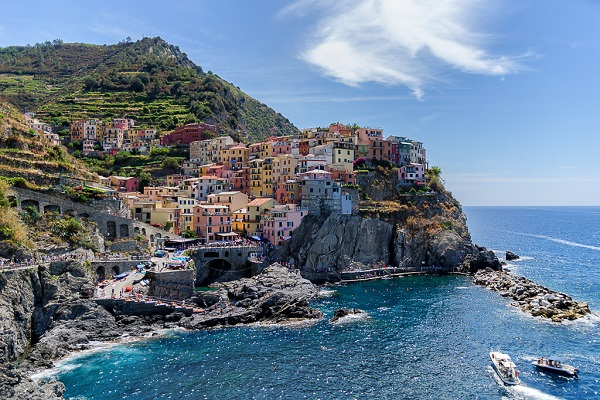
#> input picture img_5terre.jpg, 600 x 400 px
$ python image_resizing.py
#> lines starting #> are read from the running program, lines starting #| are printed output that depends on the picture
import cv2
import numpy as np
import matplotlib.pyplot as plt
image=cv2.imread('img_5terre.jpg')
#> image is the input picture: shape (400, 600, 3); mean B, G, R 142.3, 123.3, 103.5
image_rgb=cv2.cvtColor(image,cv2.COLOR_BGR2RGB)
scale_factor_1=3.0
scale_factor_2=1/3.0;
height,width=image_rgb.shape[:2]
#> height = 400; width = 600
new_height=int(height*scale_factor_1)
#> new_height = 1200
new_width=int(width * scale_factor_1)
#> new_width = 1800
zoomed_image=cv2.resize(src=image_rgb,dsize=(new_width,new_height),interpolation=cv2.INTER_CUBIC)
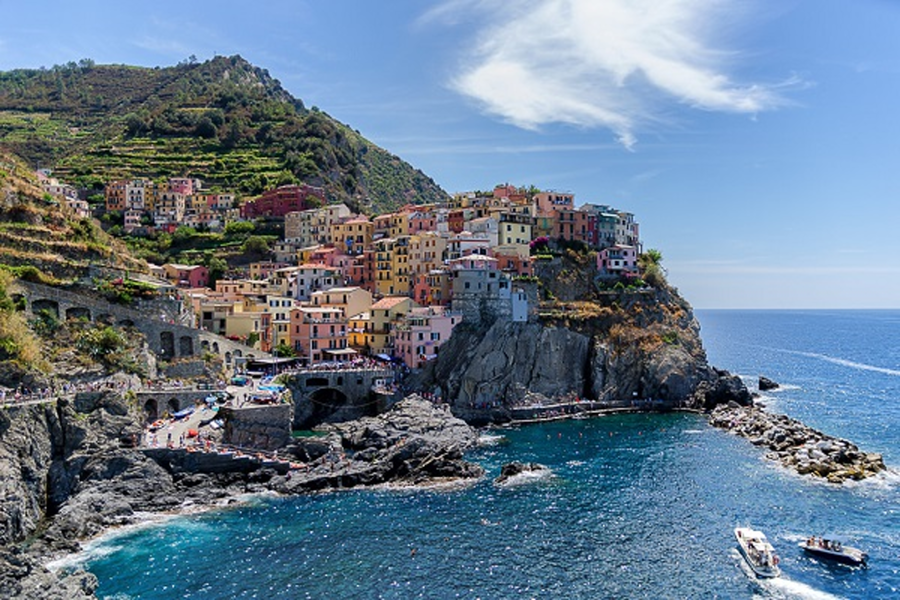
#> zoomed_image: shape (1200, 1800, 3) (shown at 1/2 size); mean R, G, B 103.5, 123.4, 142.3
new_height1=int(height*scale_factor_2)
#> new_height1 = 133
new_width1=int(width*scale_factor_2)
#> new_width1 = 200
scaled_image=cv2.resize(src=image_rgb,dsize=(new_width,new_height1),interpolation=cv2.INTER_AREA)
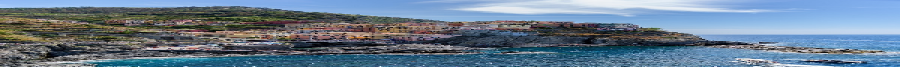
#> scaled_image: shape (133, 1800, 3) (shown at 1/2 size); mean R, G, B 103.5, 123.3, 142.2
fig,axs=plt.subplots(1,3,figsize=(10,4))
axs[0].imshow(image_rgb)
axs[0].set_title('Oerginal Image Shape'+str(image_rgb.shape))
axs[1].imshow(zoomed_image)
axs[1].set_title('Zoomed image shape:'+str(zoomed_image.shape))
axs[2].imshow(scaled_image)
axs[2].set_title('Sacled Image Shape:'+str(scaled_image.shape))

for ax in axs :
    ax.set_xticks([])
    ax.set_yticks([])
plt.tight_layout()
plt.show()
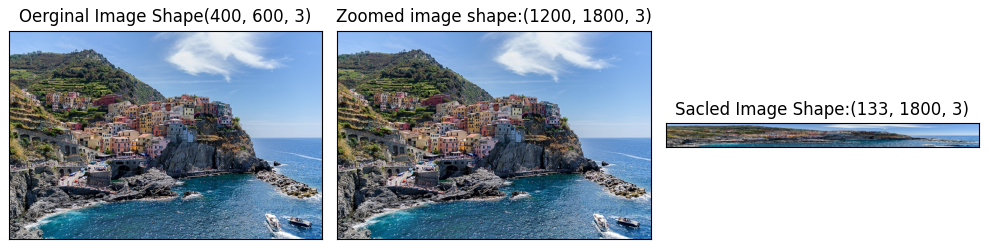
#> figure drawn by matplotlib, 3 panels

$ run again, with 487021350_122205127634162765_4776978011534063537_n.jpg copied over img_5terre.jpg
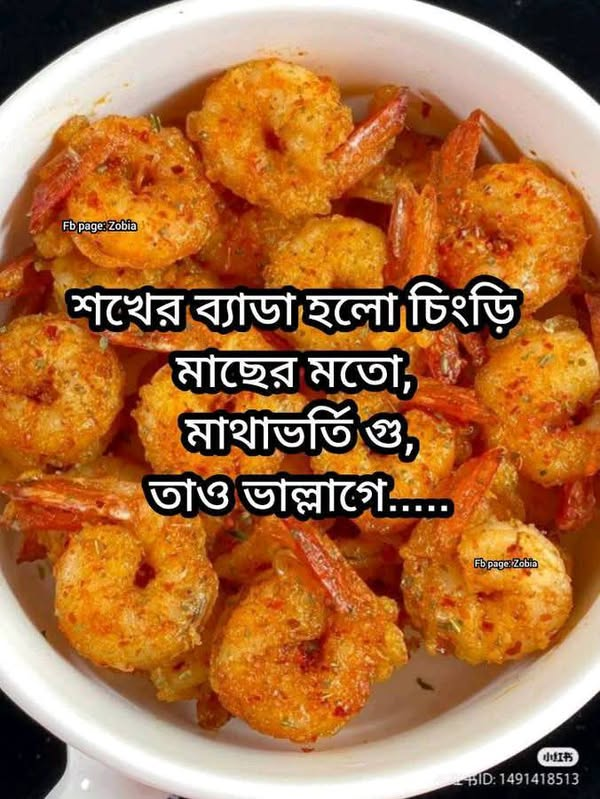
#> input picture 487021350_122205127634162765_4776978011534063537_n.jpg, 600 x 799 px
#> image is the input picture: shape (799, 600, 3); mean B, G, R 66.6, 113.4, 171.5
#> `scaled_image=cv2.resize(src=image_rgb,dsize=(new_width,new_height1),in..`:
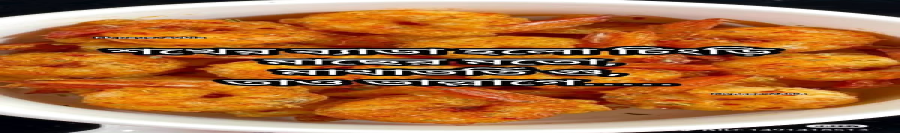
#> scaled_image: shape (266, 1800, 3) (shown at 1/2 size); mean R, G, B 171.4, 113.2, 66.4
#> `plt.show()`:
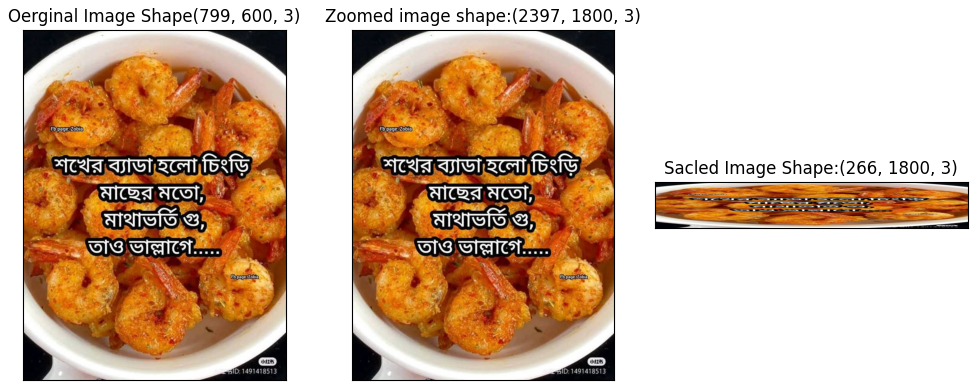
#> figure drawn by matplotlib, 3 panels

$ run again, with IMG-20230914-WA0004.jpg copied over img_5terre.jpg
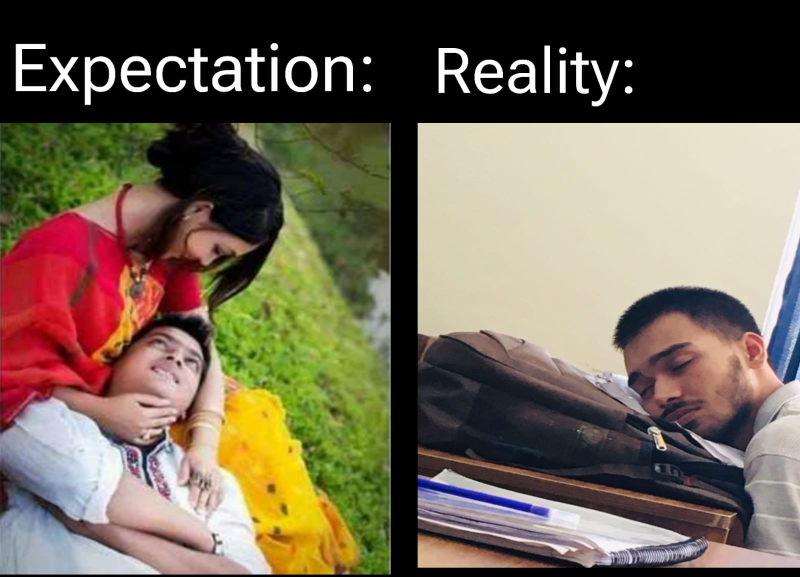
#> input picture IMG-20230914-WA0004.jpg, 1600 x 1154 px (shown at 1/2 size)
#> image is the input picture: shape (1154, 1600, 3); mean B, G, R 85.5, 102.9, 115.3
#> `scaled_image=cv2.resize(src=image_rgb,dsize=(new_width,new_height1),in..`:
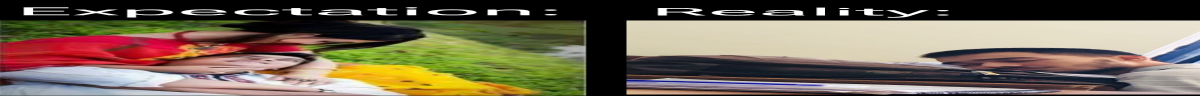
#> scaled_image: shape (384, 4800, 3) (shown at 1/4 size); mean R, G, B 115.3, 103, 85.6
#> `plt.show()`:
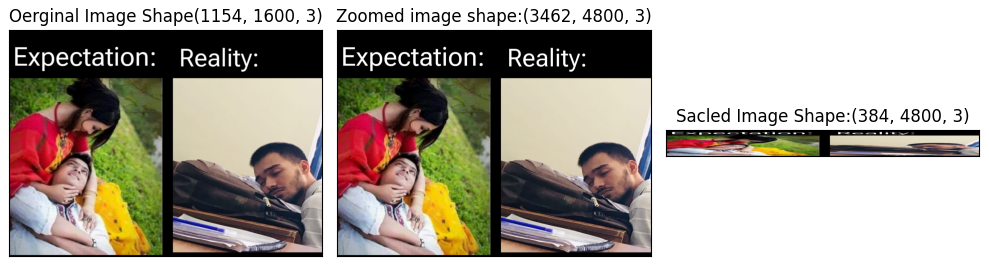
#> figure drawn by matplotlib, 3 panels
